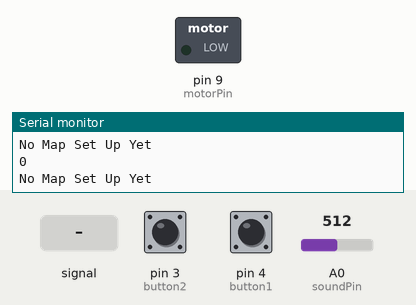
Bench run of a sketch on a simulated Arduino Uno, built with avr-gcc and run on an emulated ATmega328P. On the bench: switched loads named in the sketch (green lamp = pin HIGH), the last lines printed to the serial monitor. Inputs (shaded band) come from the test bench; at power-on: pin 3 (button2) HIGH, A0 (soundPin) = 512, pin 4 (button1) HIGH.

Above: at 1.2 s.
1.3 s: pin 3 (button2) pulled LOW for 0.15 s
2.9 s: A0 (soundPin) fed a 200 Hz sine of ±255 counts around its level
At 3.7 s:
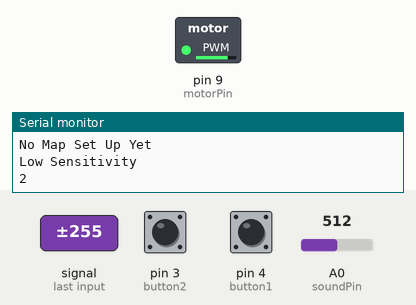
At 5.0 s:
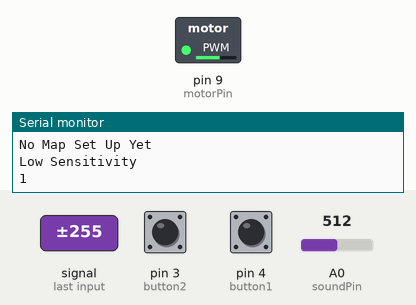
5.9 s: A0 (soundPin) set to 306
8.9 s: pin 4 (button1) pulled LOW for 0.15 s
12.0 s: A0 (soundPin) fed a 1000 Hz sine of ±255 counts around its level
15.0 s: pin 3 (button2) pulled LOW for 1 s
Timing chart, 0 to 20.0 s (numbered marks = the images above; inputs shaded):
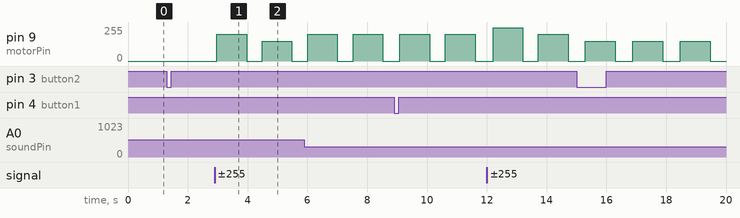

Measured:
- after the input at 2.9 s, pin 9 (motorPin): 0/255 → 200/255 after 0.06 s, → 0/255 1.0 s later, → 150/255 0.52 s later, → 0/255 1.0 s later

The sketch:

SoundDetectorModified.ino
```cpp
/*
Name: Jack Bergin
Date: 1/10/19
Class: Electrical Engineering (H)
Lab: Sound Detector Modified
Description: In this tutaorial I replaced the rgb led with a motor and added two push press buttons.
The buttons change the sensitivity to the sensor and the motor will react with the varying volume levels
and change speeds according to the levels of sound.
*/

const int soundPin = 0;

//For the sensitivity buttons
const int button1 = 4;
const int button2 = 3;

//Pin for motor
const int motorPin = 9;

//Counters for the buttons
int counter1 = 0;
int counter2 = 0;

//variables for storing raw sound and scaled value
int sound;
int scale;


void setup()
{
   //start the serial port a@ 9600bps
   Serial.begin(9600);

   //Input values for both buttons
   pinMode(button1, INPUT);
   pinMode(button2, INPUT);

   //Set motor to pin 9 as output
   pinMode(motorPin, OUTPUT);
}
void loop()
{
   //read and store the audio from Envelope pin
   sound = analogRead(soundPin);

   //Works as 2 different map functions
   //sensitivitySetter();
   int buttonState1;
   buttonState1 = digitalRead(button1);

   int buttonState2;
   buttonState2 = digitalRead(button2);

    if (buttonState1 == LOW)
    {
       counter1++;
       delay(50);
    }

    if (buttonState2 == LOW)
    {
      counter2++;
      delay(50);
    }

    if(counter1 == 0)
    {
       Serial.println("No Map Set Up Yet");
       delay(10);
    }
    //else if counter is equal to 1, redPin is HIGH
    else if(counter1 == 1)
    {
       scale = map(sound, 20, 200, 0, 3);
       Serial.println("High Sensitivity");
       delay(10);
    }
    else
    {
      counter1 = 0;
    }

  if(counter2 == 0)
  {
     Serial.println("No Map Set Up Yet");
     delay(10);
  }
  //else if counter is equal to 3 bluePin is HIGH
  else if(counter2 == 1)
  {
     scale = map(sound, 100, 400, 0, 3);
     Serial.println("Low Sensitivity");
     delay(10);
  }
  //else reset the counter to 0 (which turns all pins off)
  else
  {
    counter2 = 0;
  }

   //print values over the serial port for debugging
   Serial.println(scale);

   //switch case on scaled value
switch (scale)
{
   //if 0 motor is off
   case 0:
      analogWrite(motorPin, 0);
      // delay for onTime milliseconds
      delay(50);
      break;

   //if 1 motor goes 50 speed
   case 1:
      analogWrite(motorPin, 150);
      // delay for onTime milliseconds
      delay(1000);
      // turns the motor Off
      analogWrite(motorPin, 0);
      // delay for offTime milliseconds
      delay(500);
      break;

   //if 2 motor goes 100 speed
   case 2:
      analogWrite(motorPin, 200);
      // delay for onTime milliseconds
      delay(1000);
      // turns the motor Off
      analogWrite(motorPin, 0);
      // delay for offTime milliseconds
      delay(500);
     break;

   //if 3 motor speed goes 200
   case 3:
      analogWrite(motorPin, 250);
      // delay for onTime milliseconds
      delay(1000);
      // turns the motor Off
      analogWrite(motorPin, 0);
      // delay for offTime milliseconds
      delay(500);
     break;

   //default turn off
   default:
      analogWrite(motorPin, 0);
      // delay for onTime milliseconds
      delay(50);
      break;
 }
}
/*
void sensitivitySetter()
{
   int buttonState1;
   buttonState1 = digitalRead(button1);

   int buttonState2;
   buttonState2 = digitalRead(button2);

    if (buttonState1 == LOW)
    {
       counter1++;
       delay(50);
    }

    if (buttonState2 == LOW)
    {
      counter2++;
      delay(50);
    }

    if(counter1 == 0)
    {
       Serial.println("No Map Set Up Yet");
       delay(50);
    }
    //else if counter is equal to 1, redPin is HIGH
    else if(counter1 == 1)
    {
       scale = map(sound, 20, 200, 0, 3);
       Serial.println("High Sensitivity");
       delay(50);
    }
    else
    {
      counter1 = 0;
    }

  if(counter2 == 0)
  {
     Serial.println("No Map Set Up Yet");
     delay(50);
  }
  //else if counter is equal to 3 bluePin is HIGH
  else if(counter2 == 1)
  {
     scale = map(sound, 100, 400, 0, 3);
     Serial.println("Low Sensitivity");
     delay(50);
  }
  //else reset the counter to 0 (which turns all pins off)
  else
  {
    counter2 = 0;
  }

}
*/
```
